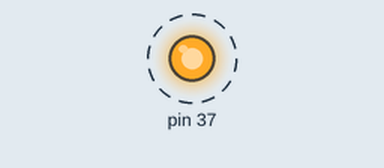
This program was run on a simulated Raspberry Pi (header pin numbers). On the bench: output pins drawn as LEDs (lit = HIGH). Dashed ring = blinking.

Above: at 0.5 s.
Timing chart, 0 to 4.6 s (numbered marks = the images above):
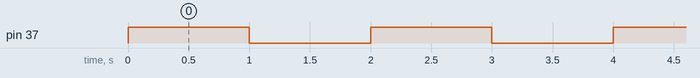

Measured:
- by itself, pin 37: alternates HIGH for 1.0 s and LOW for 1.0 s

The program:

PrendeLed.py
```python
#Importar las librerias
import RPi.GPIO as GPIO
from time import sleep

#Cofiguracion de los pines como BOARD
GPIO.setmode(GPIO.BOARD)
#Pin 37 como salida
GPIO.setup(37, GPIO.OUT)

try:
	while True:

		GPIO.output(37,True)
		sleep(1)
		GPIO.output(37,False)
		sleep(1)

except KeyboardInterrupt:

	print("\n")
	GPIO.cleanup()
```
